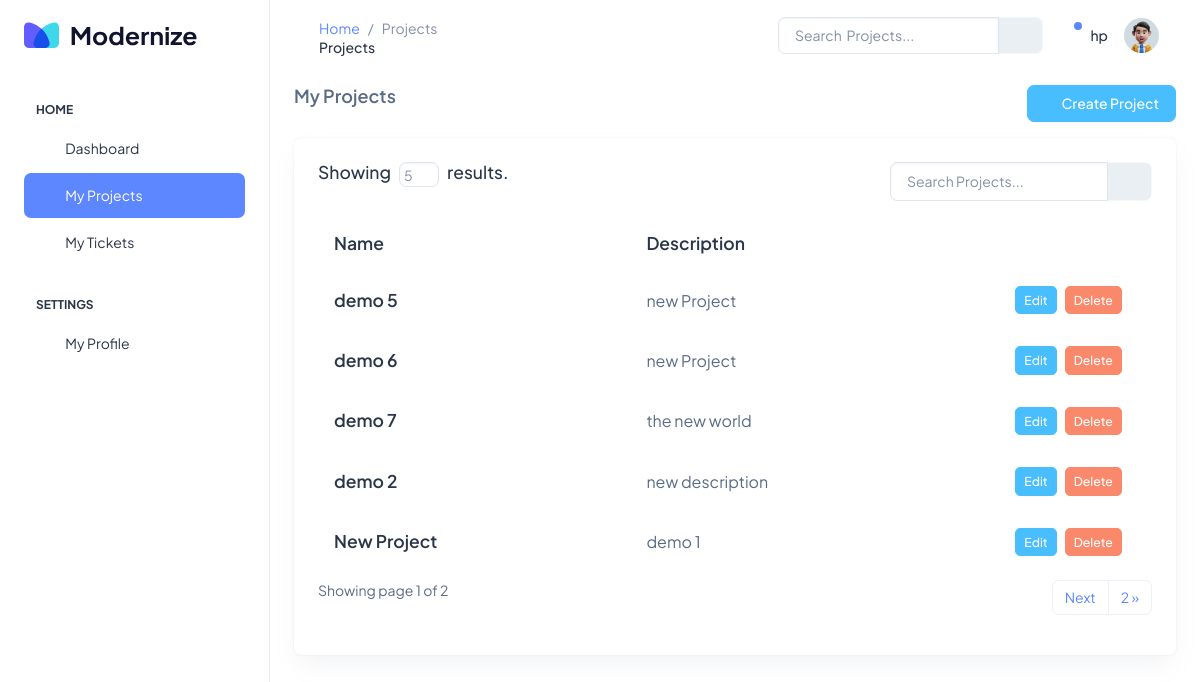
/projects/ (signed in), run on an earlier commit of the app's database.
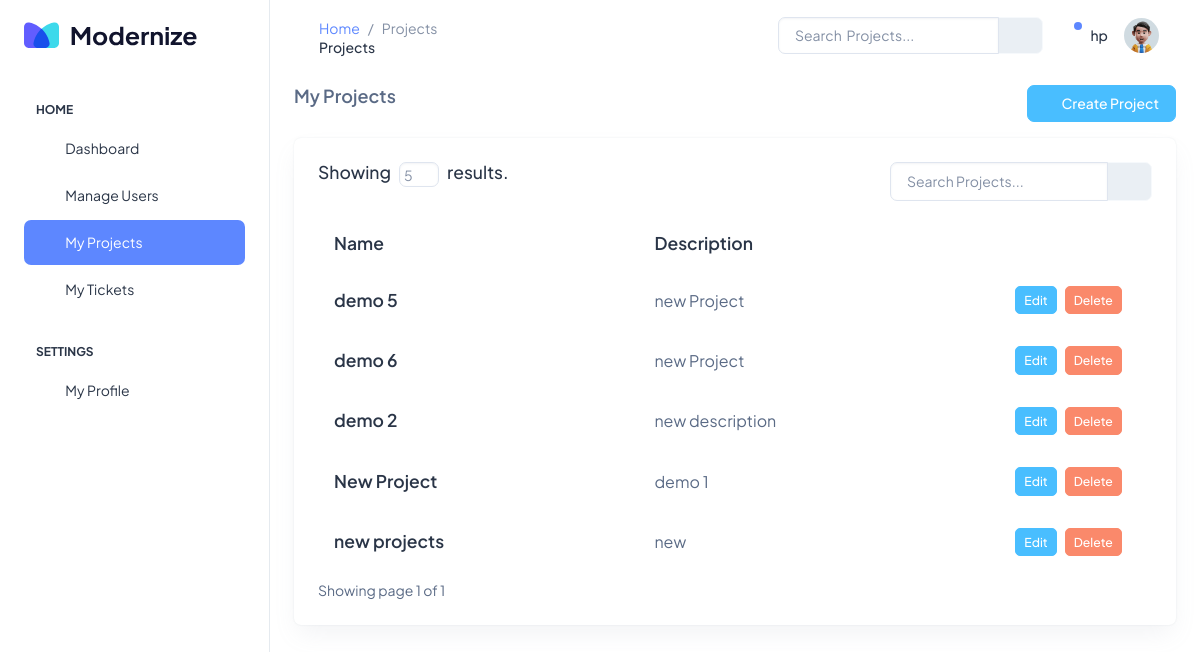
And on a later commit of the database.
### projects/models.py (models this page shows, shortened)
class Project(models.Model):
    name = models.CharField(max_length=200, blank=False)
    description = models.TextField()
    personnels = models.ManyToManyField(User)
    created_at = models.DateTimeField(auto_now_add=True)

### projects/views.py (the view)
# urls.py: path("", views.ProjectsListView.as_view(), name="projects"),
class ProjectsListView(LoginRequiredMixin, PermissionRequiredMixin, ListView):
    login_url = "/users/login"
    permission_required = "projects.view_project"
    redirect_field_name = "/projects"
    template_name = "projects/index.html"
    model = Project
    context_object_name = "projects"
    def get_queryset(self):
        search = self.request.GET.get("search", "")
        projects = Project.objects.filter(
            name__icontains=search
        ) | Project.objects.filter(description__icontains=search)
        return projects
    def get_paginate_by(self, queryset):
        if self.request.GET.get("page_number"):
            self.request.session["page_number"] = self.request.GET.get("page_number")
        self.paginate_by = self.request.session.get("page_number", 5)
        return self.paginate_by

### projects/templates/projects/index.html (shortened to what the changed rows need)
{% extends 'base.html' %}
{% load static %}
{% block content %}
<div class="row">
    <div class="col d-flex align-items-stretch">
        {% if projects.count %}
        <div class="card w-100">
            <div class="card-body p-4">
                <div class="row">
                    <div class="col-8">
                        <h5 class="d-flex">
                            Showing
                            <form action="{% url 'projects' %}" method="get">
                                <input
                                    style="width: 40px; height: 25px"
                                    name="page_number"
                                    class="form-control ps-1 pe-1 mx-2"
                                    type="number"
                                    placeholder="{{object_list.count}}"
                                />
                            </form>
                            results.
                        </h5>
                    </div>
                    <div class="col-4">
                        <form action="{% url 'projects' %}" method="GET">
                            <div class="input-group mb-3">
                                <input
                                    type="text"
                                    name="search"
                                    class="form-control"
                                    placeholder="Search Projects..."
                                    aria-label="Search"
                                    aria-describedby="basic-addon2"
                                />
                                <button
                                    class="input-group-text"
                                    id="basic-addon2"
                                    type="submit"
                                >
                                    <i class="ti ti-list-search"></i>
                                </button>
                            </div>
                        </form>
                    </div>
                </div>
                <div class="table-responsive">
                    <table class="table text-nowrap mb-0 align-middle">
                        <thead class="text-dark fs-4">
                            <tr>
                                <th class="border-bottom-0">
                                    <h5 class="fw-semibold mb-0">Name</h5>
                                </th>
                                <th class="border-bottom-0">
                                    <h5 class="fw-semibold mb-0">
                                        Description
                                    </h5>
                                </th>
                                <th
                                    class="border-bottom-0"
                                    style="width: 20%"
                                ></th>
                            </tr>
                        </thead>
                        <tbody>
                            {% for project in projects %}
                            <tr>
                                <td class="border-bottom-0 pb-0">
                                    <a
                                        href="{% url 'detail_project' project.id%}"
                                    >
                                        <h5 class="fw-semibold mb-1">
                                            {{project.name}}
                                        </h5>
                                    </a>
                                </td>
                                <td class="border-bottom-0">
                                    <p class="mb-0 fw-normal">
                                        {{project.description}}
                                    </p>
                                </td>
                                <td class="border-bottom-0">
                                    <div
                                        class="d-flex align-items-center justify-content-center gap-2"
                                    >
                                        <a
                                            href="{% url 'edit_project' project.id%}"
                                            class="btn btn-secondary btn-sm"
                                            >Edit</a
                                        >
                                        <button
                                            class="btn btn-danger btn-sm"
                                            data-bs-toggle="modal"
                                            data-bs-target="#deleteproject{{project.id}}"
                                        >
                                            Delete
                                        </button>
                                    </div>
                                </td>
                            </tr>
                            {% endfor %}
                        </tbody>
                    </table>
                </div>
                <div class="pagination-container mt-2">
                    <div class="row">
                        <div class="col">
                            Showing page {{page_obj.number}} of
                            {{page_obj.paginator.num_pages}}
                        </div>
                        <div class="col d-flex justify-content-end">
                            <ul
                                class="pagination align-right float-right mr-auto"
                            >
                                 {% if page_obj.has_next %}
                                <li class="page-item">
                                    <a
                                        class="page-link"
                                        href="?page={{page_obj.next_page_number}}"
                                        >Next</a
                                    >
                                </li>
                                <li class="page-item">
                                    <a
                                        class="page-link"
                                        href="?page={{page_obj.paginator.num_pages}}"
                                    >
                                        {{page_obj.paginator.num_pages}} &raquo;
                                    </a>
                                </li>
                                {% endif %}
                            </ul>
                        </div>
                    </div>
                </div>
            </div>
        </div>
        {% else %}
        <h5>You Have No Projects.</h5>
        {% endif %}
    </div>
</div>
{% endblock content %}

What changed in the data, as far as the page shows it:
removed Project: name "demo 7", description "the new world"
changed User "hp": role empty → "Admin" (drawn)
now on this page (row unchanged): Project: name "new projects", description "new"
Also different on the page:
{{ page_obj.paginator.num_pages }}: "2" → "1"
{{ page_obj.paginator.num_pages }}: "2" → (not shown)
text no longer shown: "Next »"
text now shown: "Manage Users"
